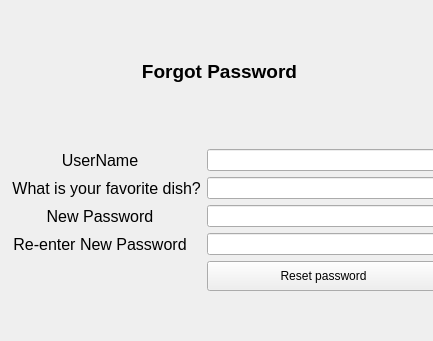
<?xml version="1.0" encoding="UTF-8"?>
<ui version="4.0">
 <class>Form</class>
 <widget class="QWidget" name="Form">
  <property name="geometry">
   <rect>
    <x>0</x>
    <y>0</y>
    <width>433</width>
    <height>341</height>
   </rect>
  </property>
  <property name="windowTitle">
   <string>Form</string>
  </property>
  <widget class="QWidget" name="verticalLayoutWidget">
   <property name="geometry">
    <rect>
     <x>-1</x>
     <y>-1</y>
     <width>441</width>
     <height>351</height>
    </rect>
   </property>
   <layout class="QVBoxLayout" name="verticalLayout">
    <item>
     <widget class="QLabel" name="label">
      <property name="maximumSize">
       <size>
        <width>16777215</width>
        <height>30</height>
       </size>
      </property>
      <property name="font">
       <font>
        <pointsize>14</pointsize>
        <weight>75</weight>
        <bold>true</bold>
       </font>
      </property>
      <property name="text">
       <string>Forgot Password</string>
      </property>
      <property name="alignment">
       <set>Qt::AlignCenter</set>
      </property>
     </widget>
    </item>
    <item>
     <layout class="QGridLayout" name="gridLayout">
      <item row="0" column="0">
       <widget class="QLabel" name="label_2">
        <property name="font">
         <font>
          <pointsize>12</pointsize>
         </font>
        </property>
        <property name="text">
         <string>UserName</string>
        </property>
        <property name="alignment">
         <set>Qt::AlignCenter</set>
        </property>
       </widget>
      </item>
      <item row="3" column="0">
       <widget class="QLabel" name="label_5">
        <property name="font">
         <font>
          <pointsize>12</pointsize>
         </font>
        </property>
        <property name="text">
         <string>Re-enter New Password</string>
        </property>
        <property name="alignment">
         <set>Qt::AlignCenter</set>
        </property>
       </widget>
      </item>
      <item row="2" column="1">
       <widget class="QLineEdit" name="lineEdit_3"/>
      </item>
      <item row="1" column="0">
       <widget class="QLabel" name="label_3">
        <property name="font">
         <font>
          <pointsize>12</pointsize>
         </font>
        </property>
        <property name="text">
         <string>   What is your favorite dish?</string>
        </property>
        <property name="alignment">
         <set>Qt::AlignCenter</set>
        </property>
       </widget>
      </item>
      <item row="1" column="1">
       <widget class="QLineEdit" name="lineEdit_2"/>
      </item>
      <item row="3" column="1">
       <widget class="QLineEdit" name="lineEdit_4"/>
      </item>
      <item row="2" column="0">
       <widget class="QLabel" name="label_4">
        <property name="font">
         <font>
          <pointsize>12</pointsize>
         </font>
        </property>
        <property name="text">
         <string>New Password</string>
        </property>
        <property name="alignment">
         <set>Qt::AlignCenter</set>
        </property>
       </widget>
      </item>
      <item row="0" column="1">
       <widget class="QLineEdit" name="lineEdit"/>
      </item>
      <item row="4" column="1">
       <widget class="QPushButton" name="pushButton">
        <property name="minimumSize">
         <size>
          <width>0</width>
          <height>30</height>
         </size>
        </property>
        <property name="text">
         <string>Reset password</string>
        </property>
       </widget>
      </item>
     </layout>
    </item>
   </layout>
  </widget>
 </widget>
 <resources/>
 <connections/>
</ui>
